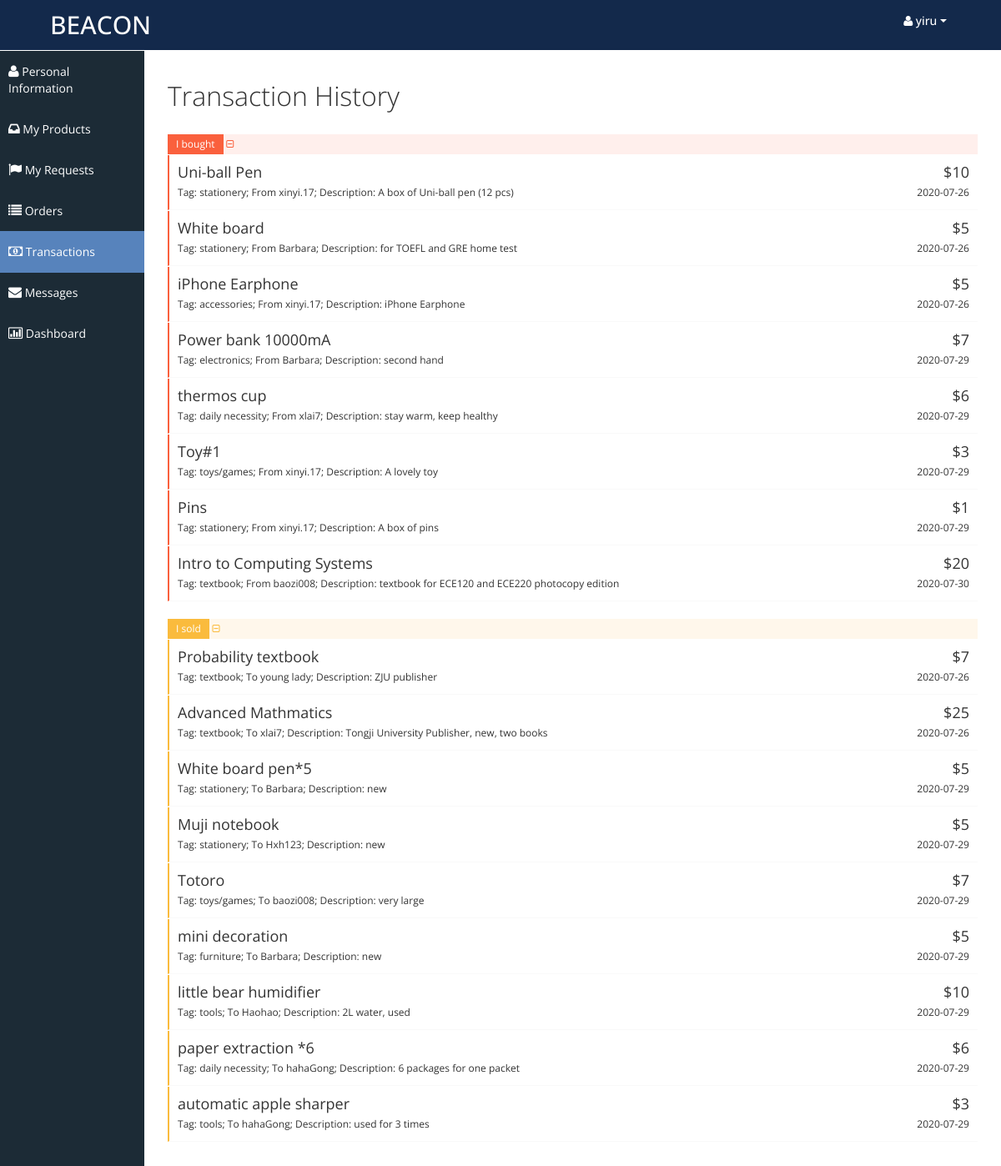
The app's page /mytransactions.php (signed in) with its own data.
### tables this page shows
CREATE TABLE `Transactions` (
  `TransactionId` int NOT NULL,
  `SellerId` varchar(50) DEFAULT NULL,
  `BuyerId` varchar(50) DEFAULT NULL,
  `ProductName` varchar(50) DEFAULT NULL,
  `Price` double DEFAULT NULL,
  `Tag` varchar(50) DEFAULT NULL,
  `Description` varchar(500) DEFAULT NULL,
  `Date` timestamp NOT NULL DEFAULT CURRENT_TIMESTAMP
);

### mytransactions.php (the view, shortened to what this page needs)
<?php
	$curr_user = $_SESSION['curr_user'];
	if (empty($curr_user)) {
		$msg = "curr_user is empty";
	}
	else {
		$conn = connectDB();
		$sql = "SELECT SellerId, ProductName, Price, Tag, Description, DATE(Date) AS Date FROM Transactions WHERE BuyerId = '$curr_user'";
		$result = $conn->query($sql);
		if ($result) {
			$buyarray = array();
			while($row = mysqli_fetch_assoc($result)){
				$buyarray[]=$row;
			}
		} else {
			$msg = "No buys" . $sql . "<br>" . $conn->error;
		}
		$sql = "SELECT BuyerId, ProductName, Price, Tag, Description, DATE(Date) AS Date FROM Transactions WHERE SellerId = '$curr_user'";
		$result = $conn->query($sql);
		if ($result) {
			$sellarray = array();
			while($row = mysqli_fetch_assoc($result)){
				$sellarray[]=$row;
			}
		} else {
			$msg = "No sells" . $sql . "<br>" . $conn->error;
		}
	}
?>
<!DOCTYPE html>
<html lang="en">
<head>
	<link id="bootstrap-style" href="css/bootstrap.min.css" rel="stylesheet">
	<link href="css/bootstrap-responsive.min.css" rel="stylesheet">
	<link id="base-style" href="css/style.css" rel="stylesheet">
	<link id="base-style-responsive" href="css/style-responsive.css" rel="stylesheet">
</head>
<body>
	<div class="navbar">
		<div class="navbar-inner">
			<div class="container-fluid">
				<a class="brand" href="index.php"><span>BEACON</span></a>
				<div class="nav-no-collapse header-nav">
					<ul class="nav pull-right">
						<li class="dropdown">
							<a class="btn dropdown-toggle" data-toggle="dropdown" href="#">
								<span><span><i class="icon-user"> </i><?php echo $curr_user; ?></span></span>
								<span class="caret"></span>
							</a>
						</li>
					</ul>
				</div>
			</div>
		</div>
	</div>
	<div class="container-fluid-full">
	<div class="row-fluid">
	<div id="sidebar-left" class="span2">
		<div class="nav-collapse sidebar-nav">
			<ul class="nav nav-tabs nav-stacked main-menu">
				<li><a href="myprofile.php"><i class="icon-user"></i><span class="hidden-tablet"> Personal Information</span></a></li>
				<li><a href="myproducts.php"><i class="icon-inbox"></i><span class="hidden-tablet"> My Products</span></a></li>
				<li><a href="myrequests.php"><i class="icon-flag"></i><span class="hidden-tablet"> My Requests</span></a></li>
				<li><a href="myorders.php"><i class="icon-list"></i><span class="hidden-tablet"> Orders</span></a></li>
				<li><a href="mytransactions.php"><i class="icon-money"></i><span class="hidden-tablet"> Transactions</span></a></li>
				<li><a href="mymessages.php"><i class="icon-envelope"></i><span class="hidden-tablet"> Messages</span></a></li>
				<li><a href="dashboard.php"><i class="icon-bar-chart"></i><span class="hidden-tablet"> Dashboard</span></a></li>
			</ul>
		</div>
	</div>
	<div id="content" class="span10">
		<div class="row-fluid">
			<div class="span12">
				<h1>Transaction History</h1>
				<div class="priority high"><span>I bought </span>
					<a data-toggle="collapse" data-parent="#accordion" href="#needtocollapse" style="text-decoration:none;"><i class="icon-collapse-alt" style="color:#FA603D;"></i></a>
				</div>
				<div id="needtocollapse" class="panel-collapse collapse in">
					<?php foreach($buyarray as $val): ?>
						<div class="task high">
							<div class="desc">
								<div class="title"><?php echo $val['ProductName']; ?></div>
								<div> Tag: <?php echo $val['Tag']; ?>; From <?php echo $val['SellerId']; ?>; Description: <?php echo $val['Description']; ?> </div>
							</div>
							<div class="time">
								<div class="date">$<?php echo $val['Price']; ?></div>
								<div> <?php echo $val['Date']; ?>  </div>
							</div>
						</div>
					<?php endforeach; ?>
				</div>
				<div class="priority medium"><span>I sold</span>
					<a data-toggle="collapse" data-parent="#accordion" href="#needtocollapse2" style="text-decoration:none;"><i class="icon-collapse-alt" style="color:#FABB3D;"></i></a>
				</div>
				<div id="needtocollapse2" class="panel-collapse collapse in">
					<?php foreach($sellarray as $val): ?>
						<div class="task medium" >
							<div class="desc">
								<div class="title"><?php echo $val['ProductName']; ?></div>
								<div> Tag: <?php echo $val['Tag']; ?>; To <?php echo $val['BuyerId']; ?>; Description: <?php echo $val['Description']; ?></div>
							</div>
							<div class="time">
								<div class="date">$<?php echo $val['Price']; ?></div>
								<div> <?php echo $val['Date']; ?> </div>
							</div>
						</div>
					<?php endforeach; ?>
				</div>
			</div>
		</div>
	</div>
	</div>
	</div>
</body>
</html>

### css/style.css (style rules this page uses)
body { background: #F5F5F5; color: #333; border: none; font-family: 'Open Sans', sans-serif; font-weight: 400; }
a { color: #646464; }
h1 { font-size: 32px; line-height: 32px; font-weight: 300; }
.navbar { margin-bottom: 0px; }
.navbar-inner { margin-bottom: 0px; min-height: 60px; padding-right: 20px; padding-left: 20px; background: #13294b; filter: none; text-shadow: 1px 1px 1px #13294b; border: none; color: #fff; -webkit-border-radius: 0px; -moz-border-radius: 0px; border-radius: 0px; *zoom: 1; border-bottom: 1px solid #fff; }
.navbar-inner a { color: #7b7b7b; text-shadow: 0 -1px 1px #1e3877; }
.navbar-inner a i { margin-top: 2px; }
a.brand span { color: #fff; text-shadow: none; }
.header-nav { padding: 0px; color: #fff !important; background: #000 !important; }
.header-nav .nav { margin: 0px; }
.header-nav .btn { display: inline-block; padding: 21px 20px; margin-top: 0px; margin-left: 0px; font-size: 14px; line-height: 20px; text-align: center; text-shadow: none; vertical-align: middle; cursor: pointer; background: transparent; border-left: none; border-right: none; border-top: 0px; border-bottom: 0px; -webkit-border-radius: 0px; -moz-border-radius: 0px; border-radius: 0px; -webkit-box-shadow: none !important; -moz-box-shadow: none !important; box-shadow: none !important; }
.header-nav a.btn { color: #fff !important; text-shadow: none !important; padding: 15px 25px !important; }
.header-nav .btn .caret { border-top-color: #fff !important; border-bottom-color: #fff !important; }
#sidebar-left { background: #1C2B36; }
.sidebar-nav > ul { margin: 0px; padding-bottom: 1px; font-size: 14px; }
.nav-tabs.nav-stacked > li > a, .nav-tabs.nav-stacked > li > ul > li > a { padding: 15px 10px 14px 10px; color: #fff; border-top: none; border-bottom: 1px solid transparent; border-left: none; border-right: none; text-decoration: none; -webkit-border-radius: 0px; -moz-border-radius: 0px; border-radius: 0px; }
.nav-tabs.nav-stacked > li:last-child > a { border-bottom: 1px solid transparent; }
.nav-tabs.nav-stacked > li > a > i, .nav-tabs.nav-stacked > li > ul > li > a > i { opacity: 1; filter: alpha(opacity=100); -ms-filter:"progid:DXImageTransform.Microsoft.Alpha(Opacity=100)"; font-size: 16px; }
.nav-tabs.nav-stacked > li.active > a, .nav-tabs.nav-stacked > li > ul > li.active > a { background: #5783bc; border-bottom: 1px solid #5783bc; }
.nav-tabs.nav-stacked > li:first-child > a { margin: 0px 0px 0px 0px; -webkit-border-radius: 0px; -moz-border-radius: 0px; border-radius: 0px; }
.nav-tabs.nav-stacked > li:last-child > a { -webkit-border-radius: 0px; -moz-border-radius: 0px; border-radius: 0px; }
#content { background: #ffffff; filter: none; min-height: 100%; padding: 20px 20px; position: relative; }
.btn { display: inline-block; padding: 6px 12px; margin-bottom: 10px; font-size: 14px; font-weight: 500; line-height: 20px; text-align: center; white-space: nowrap; vertical-align: middle; cursor: pointer; border: 1px solid #a7a9aa; -webkit-border-radius: 0px !important; border-radius: 0px !important; }
.btn i { margin-top: 2px; }
.btn { color: #ffffff; background-color: #a7a9aa; border-color: #a7a9aa; background-image: none; filter: none; text-shadow: none; }
.priority.high { background: #FFEFEC; margin-bottom: 1px; }
.priority.high span { background: #FA603D; padding: 2px 10px; color: #fff; display: inline-block; font-size: 12px; }
.priority.medium { background: #FFF7EB; margin-bottom: 1px; }
.priority.medium span { background: #FABB3D; padding: 2px 10px; color: #fff; display: inline-block; font-size: 12px; }
.task { border-bottom: 1px solid #f9f9f9; margin-bottom: 1px; }
.task.high { border-left: 2px solid #FA603D; }
.task.medium { border-left: 2px solid #FABB3D; ; }
.task .desc { display: inline-block; width: 75%; padding: 10px 10px; font-size: 12px; }
.task .desc .title { font-size: 18px; margin-bottom: 5px; }
.task .time { display: inline-block; float: right; width: 15%; padding: 10px 10px 10px 0px; font-size: 12px; text-align: right; }
.task .time .date { font-size: 18px; margin-bottom: 5px; }
.navbar .brand { margin: 10px; margin-left: 0px; font-size: 30px; font-weight: 500; }

### css/halflings.css (style rules this page uses)
html, html .halflings { -webkit-font-smoothing: antialiased !important; }

### records on screen
transactions: ProductName "Uni-ball Pen", Tag "stationery", SellerId "xinyi.17", Description "A box of Uni-ball pen (12 pcs)", Price "10", Date "2020-07-26"
transactions: ProductName "White board", Tag "stationery", SellerId "Barbara", Description "for TOEFL and GRE home test", Price "5", Date "2020-07-26"
transactions: ProductName "iPhone Earphone", Tag "accessories", SellerId "xinyi.17", Description "iPhone Earphone", Price "5", Date "2020-07-26"
transactions: ProductName "Power bank 10000mA", Tag "electronics", SellerId "Barbara", Description "second hand", Price "7", Date "2020-07-29"
transactions: ProductName "thermos cup", Tag "daily necessity", SellerId "xlai7", Description "stay warm, keep healthy", Price "6", Date "2020-07-29"
transactions: ProductName "Toy#1", Tag "toys/games", SellerId "xinyi.17", Description "A lovely toy", Price "3", Date "2020-07-29"
transactions: ProductName "Pins", Tag "stationery", SellerId "xinyi.17", Description "A box of pins", Price "1", Date "2020-07-29"
transactions: ProductName "Intro to Computing Systems", Tag "textbook", SellerId "baozi008", Description "textbook for ECE120 and ECE220 photocopy edition", Price "20", Date "2020-07-30"
transactions: ProductName "Probability textbook", Tag "textbook", BuyerId "young lady", Description "ZJU publisher", Price "7", Date "2020-07-26"
transactions: ProductName "Advanced Mathmatics", Tag "textbook", BuyerId "xlai7", Description "Tongji University Publisher, new, two books", Price "25", Date "2020-07-26"
transactions: ProductName "White board pen*5", Tag "stationery", BuyerId "Barbara", Description "new", Price "5", Date "2020-07-29"
transactions: ProductName "Muji notebook", Tag "stationery", BuyerId "Hxh123", Description "new", Price "5", Date "2020-07-29"
transactions: ProductName "Totoro", Tag "toys/games", BuyerId "baozi008", Description "very large", Price "7", Date "2020-07-29"
transactions: ProductName "mini decoration", Tag "furniture", BuyerId "Barbara", Description "new", Price "5", Date "2020-07-29"
transactions: ProductName "little bear humidifier", Tag "tools", BuyerId "Haohao", Description "2L water, used", Price "10", Date "2020-07-29"
transactions: ProductName "paper extraction *6", Tag "daily necessity", BuyerId "hahaGong", Description "6 packages for one packet", Price "6", Date "2020-07-29"
transactions: ProductName "automatic apple sharper", Tag "tools", BuyerId "hahaGong", Description "used for 3 times", Price "3", Date "2020-07-29"

### other values on screen
$curr_user "yiru"
